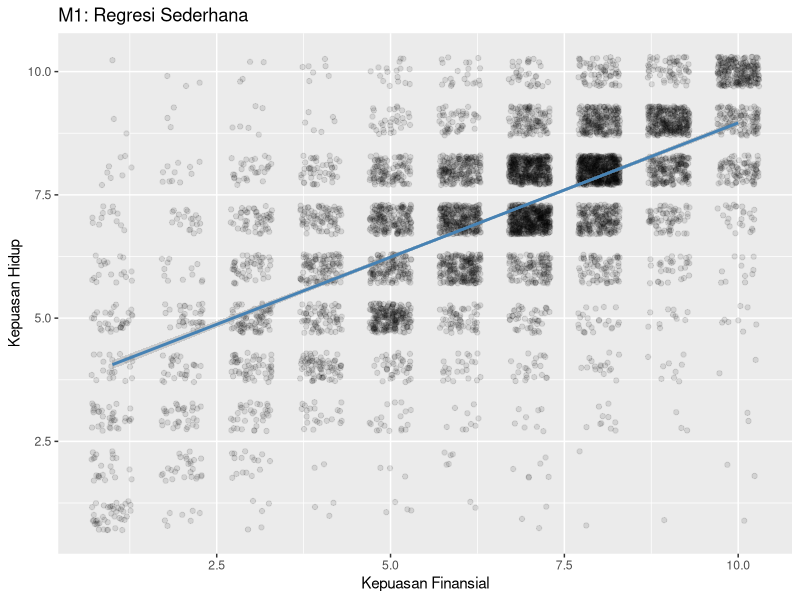
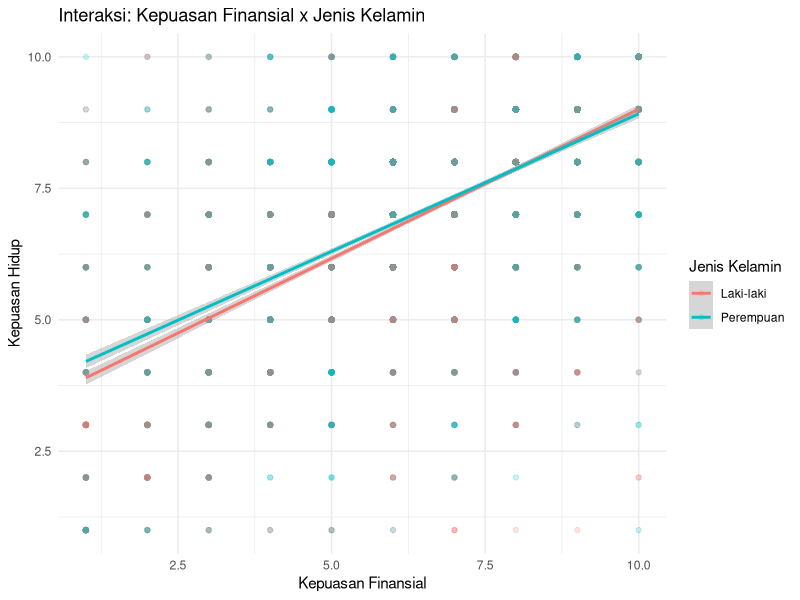
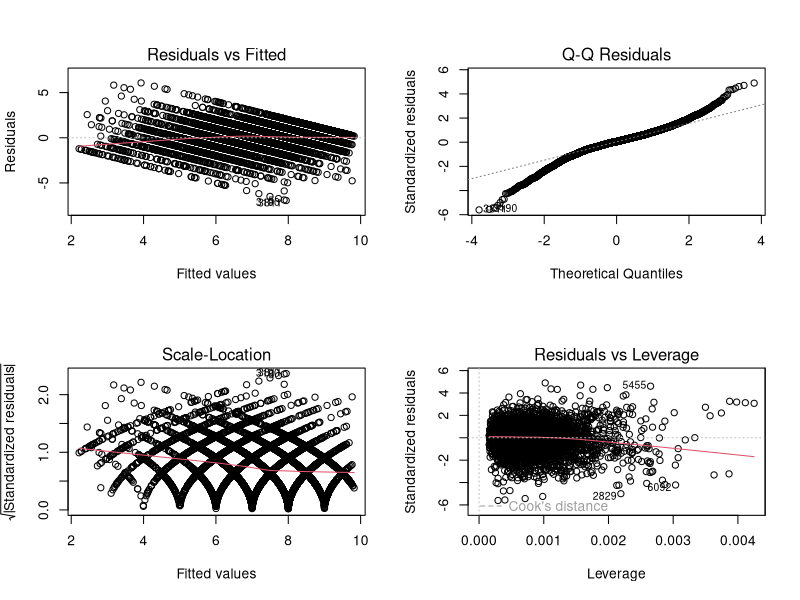

R code for these plots, in order:
# ==============================================================
# Sesi 2: Analisis Regresi
# ISEI Workshop: Analisis Regresi & SEM dengan RStudio
# ==============================================================

set.seed(2026)

library(tidyverse)
library(readxl)
library(broom)
library(car)
library(lmtest)
library(sandwich)
library(knitr)

# --- 1. Import & Pembersihan Data ---

wvs <- read_excel("data/regresi/wvs1.xlsx")

dat <- wvs |>
  select(kepuasan_hidup, kebebasan_memilih, kepuasan_finansial, usia,
         religiusitas, jenis_kelamin, negara) |>
  drop_na()

nrow(dat)

# --- 2. Korelasi ---

cor(dat$kepuasan_finansial, dat$kepuasan_hidup)
cor.test(dat$kepuasan_finansial, dat$kepuasan_hidup)

# --- 3. Regresi Sederhana (m1) ---

m1 <- lm(kepuasan_hidup ~ kepuasan_finansial, data = dat)
tidy(m1, conf.int = TRUE)
summary(m1)
glance(m1) |> select(r.squared, adj.r.squared, AIC)

# Visualisasi M1
ggplot(dat, aes(x = kepuasan_finansial, y = kepuasan_hidup)) +
  geom_jitter(alpha = 0.1, width = 0.3, height = 0.3) +
  geom_smooth(method = "lm", color = "steelblue") +
  labs(title = "M1: Regresi Sederhana",
       x = "Kepuasan Finansial", y = "Kepuasan Hidup")

# --- 4. Regresi Berganda 2 Prediktor (m2) ---

m2 <- lm(kepuasan_hidup ~ kepuasan_finansial + kebebasan_memilih,
         data = dat)
tidy(m2, conf.int = TRUE)
summary(m2)

# --- 5. Regresi Berganda Penuh Numerik (m3) ---

m3 <- lm(kepuasan_hidup ~ kepuasan_finansial + kebebasan_memilih +
           religiusitas + usia, data = dat)
tidy(m3, conf.int = TRUE)
summary(m3)

# --- 6. Model dengan Variabel Kategorikal (m4) ---

dat <- dat |>
  mutate(
    jenis_kelamin = factor(jenis_kelamin),
    negara = factor(negara)
  )

levels(dat$jenis_kelamin)
levels(dat$negara)

m4 <- lm(kepuasan_hidup ~ kepuasan_finansial + kebebasan_memilih +
           religiusitas + usia + jenis_kelamin, data = dat)
tidy(m4, conf.int = TRUE)
summary(m4)

# --- 7. Model dengan Negara (m5) ---

m5 <- lm(kepuasan_hidup ~ kepuasan_finansial + kebebasan_memilih +
           religiusitas + usia + jenis_kelamin + negara, data = dat)
tidy(m5, conf.int = TRUE) |> kable(digits = 3)

# Mengubah kategori referensi
dat <- dat |>
  mutate(negara = relevel(negara, ref = "Singapura"))

m5b <- lm(kepuasan_hidup ~ kepuasan_finansial + kebebasan_memilih +
            religiusitas + usia + jenis_kelamin + negara, data = dat)
tidy(m5b, conf.int = TRUE) |> kable(digits = 3)

# --- 8. Model dengan Interaksi (m6) ---

m6 <- lm(kepuasan_hidup ~ kepuasan_finansial * jenis_kelamin +
           kebebasan_memilih + religiusitas + usia, data = dat)
tidy(m6, conf.int = TRUE) |> kable(digits = 3)

# Visualisasi interaksi
ggplot(dat, aes(x = kepuasan_finansial, y = kepuasan_hidup,
                color = jenis_kelamin)) +
  geom_point(alpha = 0.2) +
  geom_smooth(method = "lm") +
  labs(title = "Interaksi: Kepuasan Finansial x Jenis Kelamin",
       x = "Kepuasan Finansial", y = "Kepuasan Hidup",
       color = "Jenis Kelamin") +
  theme_minimal()

# --- 9. Perbandingan Model ---

anova(m1, m2, m3)

# Tabel perbandingan dengan Cohen's f2 inkremental
r2_adj <- c(glance(m1)$adj.r.squared, glance(m2)$adj.r.squared,
            glance(m3)$adj.r.squared, glance(m4)$adj.r.squared,
            glance(m5)$adj.r.squared, glance(m6)$adj.r.squared)

cohens_f2 <- c(NA, diff(r2_adj) / (1 - r2_adj[-1]))

tibble(
  Model = paste0("m", 1:6),
  Formula = c("finansial", "+ kebebasan", "+ religiusitas + usia",
              "+ jenis_kelamin", "+ negara", "finansial * jk + lainnya"),
  R2_adj = r2_adj,
  AIC = c(AIC(m1), AIC(m2), AIC(m3), AIC(m4), AIC(m5), AIC(m6)),
  Cohens_f2 = cohens_f2
) |> kable(digits = 3)

# --- 10. Diagnostik ---

# Diagnostic plots
par(mfrow = c(2, 2))
plot(m3)

# VIF
vif(m3)

# Breusch-Pagan test
bptest(m3)

# Uji Normalitas Residual (Kolmogorov-Smirnov)
ks.test(m3$residuals, "pnorm", mean = 0, sd = sd(m3$residuals))

# Uji Autokorelasi (Durbin-Watson)
dwtest(m3)

# Robust standard errors (HC3)
coeftest(m3, vcov = vcovHC(m3, type = "HC3"))

# --- 11. Standardized Coefficients ---

dat_scaled <- dat |>
  mutate(across(where(is.numeric), scale))

m3_std <- lm(kepuasan_hidup ~ kepuasan_finansial + kebebasan_memilih +
               religiusitas + usia, data = dat_scaled)
tidy(m3_std, conf.int = TRUE) |> kable(digits = 3)
